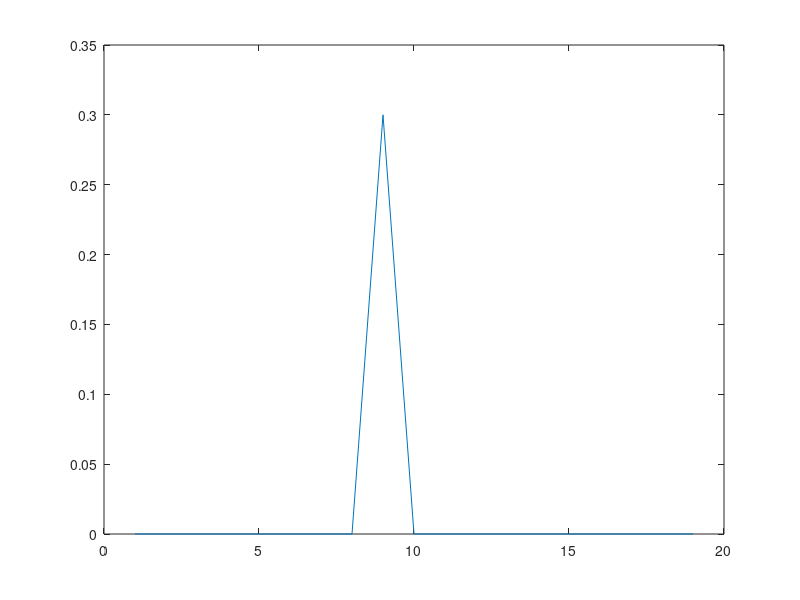

Write MATLAB code to recreate this figure. (Note: this script raises an error after producing the figure.)

% test data , must test all possiable situtations
LadarRange=[1 1 1 2 2 2 0 0 0 .3 .3 .3 0 .9 .9 .9]
LadarRange=[0 1 1 2 2 2 0 0 0 .3 .3 .3 0 .9 .9 0]
LadarRange=[0 0 0 0 0 0 0 0 0 0 0 0 0 0 0 0 0 0 0]
LadarRange=[0 0 0 0 0 0 0 0 0 0 0 0 0 0 0 0 0 0 1]
LadarRange=[1 0 0 0 0 0 0 0 0 0 0 0 0 0 0 0 0 0 0]
LadarRange=[0 0 0 0 0 0 0 0 0.3 0 0 0 0 0 0 0 0 0 0]
rangemax=0
thd=0.5 % threshold


offset=(LadarRange>0)*thd % add offset when is not zero

%abs(diff(LadarRange))>thd % the edge without offset

edge=abs(diff(LadarRange+offset))>thd % the edge with offset
edge_loc=[1 find(edge) find(edge)+1 length(LadarRange)] % add first and last , left edge , right edge
edge_loc=sort(edge_loc)
% edge check , remove the none obstacle edge

%
zero_loc=find(LadarRange(edge_loc)==rangemax) % find the range data is 0
zero_loc=sort(zero_loc,'descend')
if (~isempty(zero_loc))
    for i=1:length(zero_loc)
        edge_loc(zero_loc(i))=[]; % remove them
    end
end
edge_loc=reshape(edge_loc,2,length(edge_loc)/2) % convert 1xK array to 2xK/2 array left edge first row , right edge second row

left_edge=edge_loc(1,:)
right_edge=edge_loc(2,:)

% plot it
figure,plot(LadarRange), hold on ,plot(left_edge,LadarRange(left_edge),'R*'),plot(right_edge,LadarRange(right_edge),'G*'),hold off ,


% 

